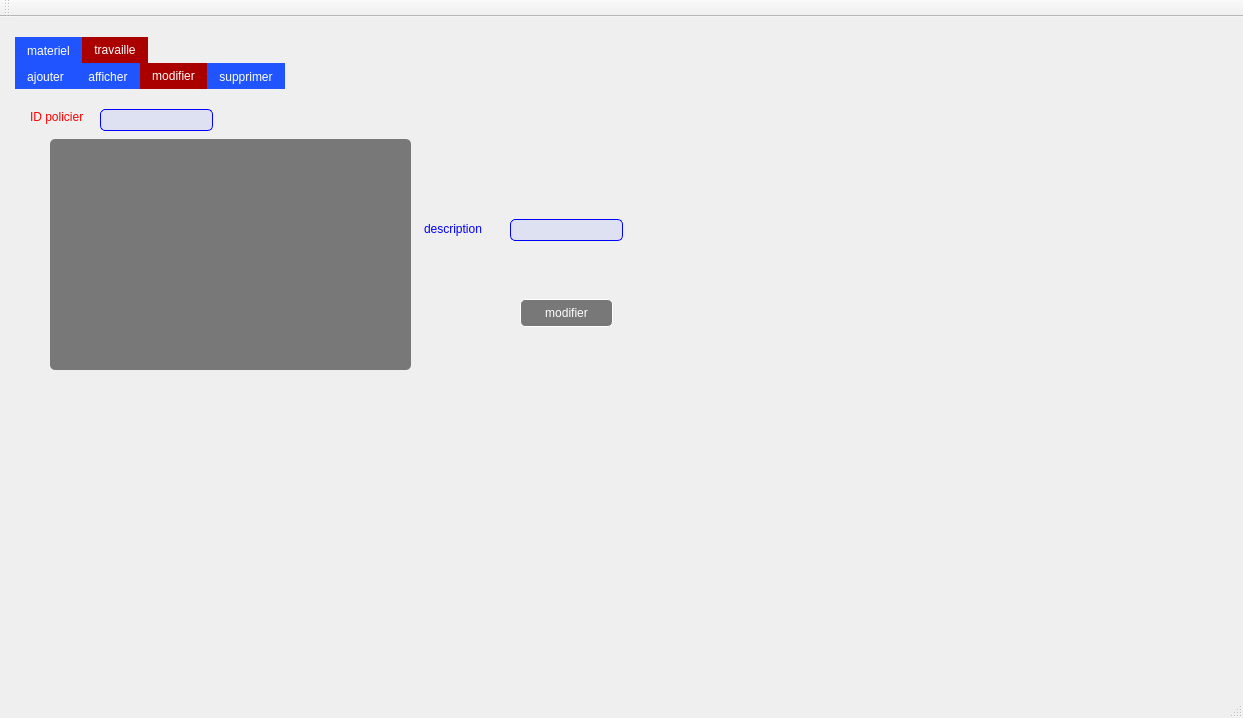
<?xml version="1.0" encoding="UTF-8"?>
<ui version="4.0">
 <class>MainWindow</class>
 <widget class="QMainWindow" name="MainWindow">
  <property name="geometry">
   <rect>
    <x>0</x>
    <y>0</y>
    <width>1243</width>
    <height>718</height>
   </rect>
  </property>
  <property name="windowTitle">
   <string>Gestion des Clients</string>
  </property>
  <widget class="QWidget" name="centralWidget">
   <widget class="QTabWidget" name="mailing">
    <property name="geometry">
     <rect>
      <x>10</x>
      <y>20</y>
      <width>921</width>
      <height>551</height>
     </rect>
    </property>
    <property name="styleSheet">
     <string notr="true">QTabBar::tab{
background:#2054ff;
color:white;
}
QTabBar::tab:selected{
background:rgb(170, 0, 0);
color:white;
}
QTabWidget::pane { /* The tab widget frame */
border-top: 0px solid #EA9D9D;
}
QTabWidget::tab-bar {
left: 5px; /* move to the right by 5px */
}</string>
    </property>
    <property name="currentIndex">
     <number>1</number>
    </property>
    <widget class="QWidget" name="tab">
     <attribute name="title">
      <string>materiel</string>
     </attribute>
     <widget class="QTabWidget" name="tabWidget_3">
      <property name="geometry">
       <rect>
        <x>0</x>
        <y>0</y>
        <width>871</width>
        <height>481</height>
       </rect>
      </property>
      <property name="styleSheet">
       <string notr="true">QTabBar::tab{
background:#2054ff;
color:white;
}
QTabBar::tab:selected{
background:rgb(170, 0, 0);
color:white;
}
QTabWidget::pane { /* The tab widget frame */
border-top: 0px solid #EA9D9D;
}
QTabWidget::tab-bar {
left: 5px; /* move to the right by 5px */
}</string>
      </property>
      <property name="currentIndex">
       <number>1</number>
      </property>
      <widget class="QWidget" name="tab_7">
       <attribute name="title">
        <string>ajouter</string>
       </attribute>
       <widget class="QLabel" name="label_6">
        <property name="geometry">
         <rect>
          <x>10</x>
          <y>10</y>
          <width>91</width>
          <height>16</height>
         </rect>
        </property>
        <property name="styleSheet">
         <string notr="true">color:red;
</string>
        </property>
        <property name="text">
         <string>matricule</string>
        </property>
       </widget>
       <widget class="QLabel" name="label_7">
        <property name="geometry">
         <rect>
          <x>10</x>
          <y>40</y>
          <width>81</width>
          <height>16</height>
         </rect>
        </property>
        <property name="styleSheet">
         <string notr="true">
color:red;</string>
        </property>
        <property name="text">
         <string>model</string>
        </property>
       </widget>
       <widget class="QLineEdit" name="lineEdit_7">
        <property name="geometry">
         <rect>
          <x>100</x>
          <y>10</y>
          <width>113</width>
          <height>22</height>
         </rect>
        </property>
        <property name="styleSheet">
         <string notr="true">QLineEdit{
background-color:rgba(155,170,255,20%);
border:1 solid blue;
border-radius:5px;
color:black;
}
</string>
        </property>
       </widget>
       <widget class="QLineEdit" name="lineEdit_8">
        <property name="geometry">
         <rect>
          <x>100</x>
          <y>40</y>
          <width>113</width>
          <height>22</height>
         </rect>
        </property>
        <property name="styleSheet">
         <string notr="true">QLineEdit{
background-color:rgba(155,170,255,20%);
border:1 solid blue;
border-radius:5px;
color:black;
}</string>
        </property>
       </widget>
       <widget class="QPushButton" name="pushButton_4">
        <property name="geometry">
         <rect>
          <x>100</x>
          <y>160</y>
          <width>93</width>
          <height>28</height>
         </rect>
        </property>
        <property name="styleSheet">
         <string notr="true">QPushButton{
background-color:rgba(0,0,0,50%);
color:white;
border:1 solid white;
border-radius: 5px;
}
QPushButton:hover{
background-color:rgb(0, 0, 255);
color:red;
}</string>
        </property>
        <property name="text">
         <string>ajouter</string>
        </property>
       </widget>
       <widget class="QLabel" name="label_8">
        <property name="geometry">
         <rect>
          <x>10</x>
          <y>80</y>
          <width>81</width>
          <height>16</height>
         </rect>
        </property>
        <property name="styleSheet">
         <string notr="true">
color:red
;</string>
        </property>
        <property name="text">
         <string>etat</string>
        </property>
       </widget>
       <widget class="QComboBox" name="comboBox_2">
        <property name="geometry">
         <rect>
          <x>100</x>
          <y>80</y>
          <width>111</width>
          <height>22</height>
         </rect>
        </property>
        <property name="styleSheet">
         <string notr="true">QComboBox{
background-color:rgba(155,170,255,20%);
border:1 solid blue;
border-radius:5px;
color:black;
}
QComboBox::down-arrow {

}</string>
        </property>
        <item>
         <property name="text">
          <string>marche</string>
         </property>
        </item>
        <item>
         <property name="text">
          <string>en panne</string>
         </property>
        </item>
       </widget>
       <widget class="QLineEdit" name="lineEdit_9">
        <property name="geometry">
         <rect>
          <x>100</x>
          <y>120</y>
          <width>113</width>
          <height>22</height>
         </rect>
        </property>
        <property name="styleSheet">
         <string notr="true">QLineEdit{
background-color:rgba(155,170,255,20%);
border:1 solid blue;
border-radius:5px;
color:white;
}
</string>
        </property>
       </widget>
       <widget class="QLabel" name="label_9">
        <property name="geometry">
         <rect>
          <x>10</x>
          <y>120</y>
          <width>81</width>
          <height>16</height>
         </rect>
        </property>
        <property name="styleSheet">
         <string notr="true">color:red;</string>
        </property>
        <property name="text">
         <string>groupe</string>
        </property>
       </widget>
       <widget class="QLabel" name="label_5">
        <property name="geometry">
         <rect>
          <x>0</x>
          <y>-30</y>
          <width>1041</width>
          <height>561</height>
         </rect>
        </property>
        <property name="text">
         <string>&lt;html&gt;&lt;head/&gt;&lt;body&gt;&lt;p&gt;&lt;img src=&quot;:/Resources/Background_color.png&quot;/&gt;&lt;/p&gt;&lt;/body&gt;&lt;/html&gt;</string>
        </property>
       </widget>
       <widget class="QLabel" name="label_23">
        <property name="geometry">
         <rect>
          <x>310</x>
          <y>80</y>
          <width>151</width>
          <height>121</height>
         </rect>
        </property>
        <property name="text">
         <string/>
        </property>
       </widget>
       <widget class="QLabel" name="label_24">
        <property name="geometry">
         <rect>
          <x>303</x>
          <y>59</y>
          <width>251</width>
          <height>211</height>
         </rect>
        </property>
        <property name="text">
         <string/>
        </property>
       </widget>
       <zorder>label_5</zorder>
       <zorder>label_6</zorder>
       <zorder>label_7</zorder>
       <zorder>lineEdit_7</zorder>
       <zorder>lineEdit_8</zorder>
       <zorder>pushButton_4</zorder>
       <zorder>label_8</zorder>
       <zorder>comboBox_2</zorder>
       <zorder>lineEdit_9</zorder>
       <zorder>label_9</zorder>
       <zorder>label_23</zorder>
       <zorder>label_24</zorder>
      </widget>
      <widget class="QWidget" name="tab_9">
       <attribute name="title">
        <string>modifier</string>
       </attribute>
       <widget class="QLabel" name="label_14">
        <property name="geometry">
         <rect>
          <x>20</x>
          <y>20</y>
          <width>81</width>
          <height>16</height>
         </rect>
        </property>
        <property name="styleSheet">
         <string notr="true">color:red;
</string>
        </property>
        <property name="text">
         <string>matricule*</string>
        </property>
       </widget>
       <widget class="QPushButton" name="pushButton_5">
        <property name="geometry">
         <rect>
          <x>490</x>
          <y>170</y>
          <width>93</width>
          <height>28</height>
         </rect>
        </property>
        <property name="styleSheet">
         <string notr="true">QPushButton{
background-color:rgba(0,0,0,50%);
color:white;
border:1 solid white;
border-radius: 5px;
}
QPushButton:hover{
background-color:rgb(0, 0, 255);
color:black;
}</string>
        </property>
        <property name="text">
         <string>modifier</string>
        </property>
       </widget>
       <widget class="QLabel" name="label_16">
        <property name="geometry">
         <rect>
          <x>410</x>
          <y>130</y>
          <width>71</width>
          <height>20</height>
         </rect>
        </property>
        <property name="styleSheet">
         <string notr="true">color:blue;
</string>
        </property>
        <property name="text">
         <string>etat</string>
        </property>
       </widget>
       <widget class="QLineEdit" name="lineEdit_20">
        <property name="geometry">
         <rect>
          <x>90</x>
          <y>20</y>
          <width>113</width>
          <height>22</height>
         </rect>
        </property>
        <property name="styleSheet">
         <string notr="true">QLineEdit{
background-color:rgba(155,170,255,20%);
border:1 solid blue;
border-radius:5px;
color:black;
}</string>
        </property>
       </widget>
       <widget class="QTableView" name="tableView_5">
        <property name="geometry">
         <rect>
          <x>40</x>
          <y>50</y>
          <width>361</width>
          <height>231</height>
         </rect>
        </property>
        <property name="styleSheet">
         <string notr="true">QTableView {
    gridline-color: white;
color:white;
   background-color:rgba(0,0,0,50%);
border:0px;
border-radius: 5px;
    }
QHeaderView {background-color: transparent;
color:white;

}
QHeaderView::section{
border-style: none;
background-color: transparent;
margin-bottom:5px;
margin-top:5px;
border:0px;
}
QTableView QTableCornerButton::section {
     bottom-style:none;
border:0px;

 }
</string>
        </property>
       </widget>
       <widget class="QComboBox" name="comboBox_3">
        <property name="geometry">
         <rect>
          <x>480</x>
          <y>130</y>
          <width>111</width>
          <height>22</height>
         </rect>
        </property>
        <property name="styleSheet">
         <string notr="true">QComboBox{
background-color:rgba(155,170,255,20%);
border:1 solid blue;
border-radius:5px;
color:black;
}
QComboBox::down-arrow {

}</string>
        </property>
        <item>
         <property name="text">
          <string>marche</string>
         </property>
        </item>
        <item>
         <property name="text">
          <string>en panne</string>
         </property>
        </item>
       </widget>
       <widget class="QLabel" name="label_15">
        <property name="geometry">
         <rect>
          <x>-170</x>
          <y>-160</y>
          <width>1881</width>
          <height>751</height>
         </rect>
        </property>
        <property name="text">
         <string>&lt;html&gt;&lt;head/&gt;&lt;body&gt;&lt;p&gt;&lt;img src=&quot;:/Resources/Background_color.png&quot;/&gt;&lt;/p&gt;&lt;/body&gt;&lt;/html&gt;</string>
        </property>
       </widget>
       <zorder>label_15</zorder>
       <zorder>label_14</zorder>
       <zorder>pushButton_5</zorder>
       <zorder>label_16</zorder>
       <zorder>lineEdit_20</zorder>
       <zorder>tableView_5</zorder>
       <zorder>comboBox_3</zorder>
      </widget>
      <widget class="QWidget" name="tab_8">
       <attribute name="title">
        <string>afficher</string>
       </attribute>
       <widget class="QTableView" name="tableView_2">
        <property name="geometry">
         <rect>
          <x>50</x>
          <y>10</y>
          <width>641</width>
          <height>301</height>
         </rect>
        </property>
        <property name="styleSheet">
         <string notr="true">QTableView {
    gridline-color: white;
color:white;
   background-color:rgba(0,0,0,50%);
border:0px;
border-radius: 5px;
    }
QHeaderView {background-color: transparent;
color:white;

}
QHeaderView::section{
border-style: none;
background-color: transparent;
margin-bottom:5px;
margin-top:5px;
border:0px;
}
QTableView QTableCornerButton::section {
     bottom-style:none;
border:0px;

 }
</string>
        </property>
       </widget>
       <widget class="QPushButton" name="pushButton_7">
        <property name="geometry">
         <rect>
          <x>320</x>
          <y>340</y>
          <width>93</width>
          <height>29</height>
         </rect>
        </property>
        <property name="styleSheet">
         <string notr="true">QPushButton{
background-color:rgba(0,0,0,50%);
color:white;
border:1 solid white;
border-radius: 5px;
}
QPushButton:hover{
background-color:rgb(0, 0, 255);
color:black;
}</string>
        </property>
        <property name="text">
         <string>pdf </string>
        </property>
       </widget>
       <widget class="QLabel" name="label_13">
        <property name="geometry">
         <rect>
          <x>-100</x>
          <y>-130</y>
          <width>1781</width>
          <height>771</height>
         </rect>
        </property>
        <property name="text">
         <string>&lt;html&gt;&lt;head/&gt;&lt;body&gt;&lt;p&gt;&lt;img src=&quot;:/Resources/Background_color.png&quot;/&gt;&lt;/p&gt;&lt;/body&gt;&lt;/html&gt;</string>
        </property>
       </widget>
       <zorder>label_13</zorder>
       <zorder>tableView_2</zorder>
       <zorder>pushButton_7</zorder>
      </widget>
      <widget class="QWidget" name="tab_10">
       <attribute name="title">
        <string>supprimer</string>
       </attribute>
       <widget class="QLineEdit" name="lineEdit_12">
        <property name="geometry">
         <rect>
          <x>80</x>
          <y>10</y>
          <width>231</width>
          <height>22</height>
         </rect>
        </property>
        <property name="styleSheet">
         <string notr="true">QLineEdit{
background-color:rgba(155,170,255,20%);
border:1 solid blue;
border-radius:5px;
color:black;
}</string>
        </property>
       </widget>
       <widget class="QPushButton" name="pushButton_6">
        <property name="geometry">
         <rect>
          <x>320</x>
          <y>10</y>
          <width>93</width>
          <height>28</height>
         </rect>
        </property>
        <property name="styleSheet">
         <string notr="true">QPushButton{
background-color:rgba(0,0,0,50%);
color:white;
border:1 solid white;
border-radius: 5px;
}
QPushButton:hover{
background-color:rgb(0, 0, 255);
color:black;
}</string>
        </property>
        <property name="text">
         <string>suprimer</string>
        </property>
       </widget>
       <widget class="QTableView" name="tableView_6">
        <property name="geometry">
         <rect>
          <x>20</x>
          <y>60</y>
          <width>671</width>
          <height>192</height>
         </rect>
        </property>
        <property name="styleSheet">
         <string notr="true">QTableView {
    gridline-color: white;
color:white;
   background-color:rgba(0,0,0,50%);
border:0px;
border-radius: 5px;
    }
QHeaderView {background-color: transparent;
color:white;

}
QHeaderView::section{
border-style: none;
background-color: transparent;
margin-bottom:5px;
margin-top:5px;
border:0px;
}
QTableView QTableCornerButton::section {
     bottom-style:none;
border:0px;

 }
</string>
        </property>
       </widget>
       <widget class="QLabel" name="label_18">
        <property name="geometry">
         <rect>
          <x>10</x>
          <y>10</y>
          <width>81</width>
          <height>16</height>
         </rect>
        </property>
        <property name="styleSheet">
         <string notr="true">color:red;
</string>
        </property>
        <property name="text">
         <string>matricule</string>
        </property>
       </widget>
       <widget class="QLabel" name="label_17">
        <property name="geometry">
         <rect>
          <x>-110</x>
          <y>-180</y>
          <width>1911</width>
          <height>861</height>
         </rect>
        </property>
        <property name="text">
         <string>&lt;html&gt;&lt;head/&gt;&lt;body&gt;&lt;p&gt;&lt;img src=&quot;:/Resources/Background_color.png&quot;/&gt;&lt;/p&gt;&lt;/body&gt;&lt;/html&gt;</string>
        </property>
       </widget>
       <zorder>label_17</zorder>
       <zorder>lineEdit_12</zorder>
       <zorder>pushButton_6</zorder>
       <zorder>tableView_6</zorder>
       <zorder>label_18</zorder>
      </widget>
     </widget>
    </widget>
    <widget class="QWidget" name="tab_2">
     <attribute name="title">
      <string>travaille</string>
     </attribute>
     <widget class="QTabWidget" name="tabWidget_2">
      <property name="geometry">
       <rect>
        <x>0</x>
        <y>0</y>
        <width>751</width>
        <height>461</height>
       </rect>
      </property>
      <property name="styleSheet">
       <string notr="true">QTabBar::tab{
background:#2054ff;
color:white;
}
QTabBar::tab:selected{
background:rgb(170, 0, 0);
color:white;
}
QTabWidget::pane { /* The tab widget frame */
border-top: 0px solid #EA9D9D;
}
QTabWidget::tab-bar {
left: 5px; /* move to the right by 5px */
}</string>
      </property>
      <property name="currentIndex">
       <number>2</number>
      </property>
      <widget class="QWidget" name="tab_3">
       <attribute name="title">
        <string>ajouter</string>
       </attribute>
       <widget class="QLabel" name="label">
        <property name="geometry">
         <rect>
          <x>10</x>
          <y>10</y>
          <width>91</width>
          <height>16</height>
         </rect>
        </property>
        <property name="styleSheet">
         <string notr="true">color:red;
</string>
        </property>
        <property name="text">
         <string>ID policier</string>
        </property>
       </widget>
       <widget class="QLabel" name="label_2">
        <property name="geometry">
         <rect>
          <x>0</x>
          <y>40</y>
          <width>91</width>
          <height>20</height>
         </rect>
        </property>
        <property name="styleSheet">
         <string notr="true">color:red;
</string>
        </property>
        <property name="text">
         <string>nom du groupe</string>
        </property>
       </widget>
       <widget class="QLabel" name="label_3">
        <property name="geometry">
         <rect>
          <x>10</x>
          <y>70</y>
          <width>71</width>
          <height>16</height>
         </rect>
        </property>
        <property name="styleSheet">
         <string notr="true">color:red;
</string>
        </property>
        <property name="text">
         <string>nombre </string>
        </property>
       </widget>
       <widget class="QLabel" name="label_4">
        <property name="geometry">
         <rect>
          <x>10</x>
          <y>100</y>
          <width>55</width>
          <height>16</height>
         </rect>
        </property>
        <property name="styleSheet">
         <string notr="true">color:red;
</string>
        </property>
        <property name="text">
         <string>description</string>
        </property>
       </widget>
       <widget class="QLineEdit" name="lineEdit">
        <property name="geometry">
         <rect>
          <x>100</x>
          <y>10</y>
          <width>113</width>
          <height>22</height>
         </rect>
        </property>
        <property name="styleSheet">
         <string notr="true">QLineEdit{
background-color:rgba(155,170,255,20%);
border:1 solid blue;
border-radius:5px;
color:black;
}</string>
        </property>
       </widget>
       <widget class="QLineEdit" name="lineEdit_2">
        <property name="geometry">
         <rect>
          <x>100</x>
          <y>40</y>
          <width>113</width>
          <height>22</height>
         </rect>
        </property>
        <property name="styleSheet">
         <string notr="true">QLineEdit{
background-color:rgba(155,170,255,20%);
border:1 solid blue;
border-radius:5px;
color:black;
}
</string>
        </property>
       </widget>
       <widget class="QLineEdit" name="lineEdit_3">
        <property name="geometry">
         <rect>
          <x>100</x>
          <y>70</y>
          <width>113</width>
          <height>22</height>
         </rect>
        </property>
        <property name="styleSheet">
         <string notr="true">QLineEdit{
background-color:rgba(155,170,255,20%);
border:1 solid blue;
border-radius:5px;
color:black;
}</string>
        </property>
       </widget>
       <widget class="QLineEdit" name="lineEdit_4">
        <property name="geometry">
         <rect>
          <x>100</x>
          <y>100</y>
          <width>113</width>
          <height>22</height>
         </rect>
        </property>
        <property name="styleSheet">
         <string notr="true">QLineEdit{
background-color:rgba(155,170,255,20%);
border:1 solid blue;
border-radius:5px;
color:black;
}</string>
        </property>
       </widget>
       <widget class="QPushButton" name="pushButton">
        <property name="geometry">
         <rect>
          <x>100</x>
          <y>180</y>
          <width>93</width>
          <height>28</height>
         </rect>
        </property>
        <property name="styleSheet">
         <string notr="true">QPushButton{
background-color:rgba(0,0,0,50%);
color:white;
border:1 solid white;
border-radius: 5px;
}
QPushButton:hover{
background-color:rgb(0, 0, 255);
color:black;
}</string>
        </property>
        <property name="text">
         <string>ajouter</string>
        </property>
       </widget>
       <widget class="QLabel" name="label_19">
        <property name="geometry">
         <rect>
          <x>-30</x>
          <y>-90</y>
          <width>1041</width>
          <height>561</height>
         </rect>
        </property>
        <property name="text">
         <string>&lt;html&gt;&lt;head/&gt;&lt;body&gt;&lt;p&gt;&lt;img src=&quot;:/Resources/Background_color.png&quot;/&gt;&lt;/p&gt;&lt;/body&gt;&lt;/html&gt;</string>
        </property>
       </widget>
       <zorder>label_19</zorder>
       <zorder>label</zorder>
       <zorder>label_2</zorder>
       <zorder>label_3</zorder>
       <zorder>label_4</zorder>
       <zorder>lineEdit</zorder>
       <zorder>lineEdit_2</zorder>
       <zorder>lineEdit_3</zorder>
       <zorder>lineEdit_4</zorder>
       <zorder>pushButton</zorder>
      </widget>
      <widget class="QWidget" name="tab_6">
       <attribute name="title">
        <string>afficher</string>
       </attribute>
       <widget class="QTableView" name="tableView">
        <property name="geometry">
         <rect>
          <x>50</x>
          <y>10</y>
          <width>641</width>
          <height>301</height>
         </rect>
        </property>
        <property name="styleSheet">
         <string notr="true">QTableView {
    gridline-color: white;
color:white;
   background-color:rgba(0,0,0,50%);
border:0px;
border-radius: 5px;
    }
QHeaderView {background-color: transparent;
color:white;

}
QHeaderView::section{
border-style: none;
background-color: transparent;
margin-bottom:5px;
margin-top:5px;
border:0px;
}
QTableView QTableCornerButton::section {
     bottom-style:none;
border:0px;

 }
</string>
        </property>
       </widget>
       <widget class="QPushButton" name="pushButton_8">
        <property name="geometry">
         <rect>
          <x>290</x>
          <y>340</y>
          <width>93</width>
          <height>29</height>
         </rect>
        </property>
        <property name="styleSheet">
         <string notr="true">QPushButton{
background-color:rgba(0,0,0,50%);
color:white;
border:1 solid white;
border-radius: 5px;
}
QPushButton:hover{
background-color:rgb(0, 0, 255);
color:black;
}</string>
        </property>
        <property name="text">
         <string>pdf</string>
        </property>
       </widget>
       <widget class="QLabel" name="label_20">
        <property name="geometry">
         <rect>
          <x>-140</x>
          <y>-110</y>
          <width>1841</width>
          <height>771</height>
         </rect>
        </property>
        <property name="text">
         <string>&lt;html&gt;&lt;head/&gt;&lt;body&gt;&lt;p&gt;&lt;img src=&quot;:/Resources/Background_color.png&quot;/&gt;&lt;/p&gt;&lt;/body&gt;&lt;/html&gt;</string>
        </property>
       </widget>
       <zorder>label_20</zorder>
       <zorder>tableView</zorder>
       <zorder>pushButton_8</zorder>
      </widget>
      <widget class="QWidget" name="tab_5">
       <attribute name="title">
        <string>modifier</string>
       </attribute>
       <widget class="QLineEdit" name="lineEdit_15">
        <property name="geometry">
         <rect>
          <x>500</x>
          <y>130</y>
          <width>113</width>
          <height>22</height>
         </rect>
        </property>
        <property name="styleSheet">
         <string notr="true">QLineEdit{
background-color:rgba(155,170,255,20%);
border:1 solid blue;
border-radius:5px;
color:black;
}</string>
        </property>
       </widget>
       <widget class="QPushButton" name="pushButton_2">
        <property name="geometry">
         <rect>
          <x>510</x>
          <y>210</y>
          <width>93</width>
          <height>28</height>
         </rect>
        </property>
        <property name="styleSheet">
         <string notr="true">QPushButton{
background-color:rgba(0,0,0,50%);
color:white;
border:1 solid white;
border-radius: 5px;
}
QPushButton:hover{
background-color:rgb(0, 0, 255);
color:black;
}</string>
        </property>
        <property name="text">
         <string>modifier</string>
        </property>
       </widget>
       <widget class="QLabel" name="label_12">
        <property name="geometry">
         <rect>
          <x>414</x>
          <y>130</y>
          <width>71</width>
          <height>20</height>
         </rect>
        </property>
        <property name="styleSheet">
         <string notr="true">color:blue;
</string>
        </property>
        <property name="text">
         <string>description</string>
        </property>
       </widget>
       <widget class="QLineEdit" name="lineEdit_17">
        <property name="geometry">
         <rect>
          <x>90</x>
          <y>20</y>
          <width>113</width>
          <height>22</height>
         </rect>
        </property>
        <property name="styleSheet">
         <string notr="true">QLineEdit{
background-color:rgba(155,170,255,20%);
border:1 solid blue;
border-radius:5px;
color:black;
}
</string>
        </property>
       </widget>
       <widget class="QTableView" name="tableView_4">
        <property name="geometry">
         <rect>
          <x>40</x>
          <y>50</y>
          <width>361</width>
          <height>231</height>
         </rect>
        </property>
        <property name="styleSheet">
         <string notr="true">QTableView {
    gridline-color: white;
color:white;
   background-color:rgba(0,0,0,50%);
border:0px;
border-radius: 5px;
    }
QHeaderView {background-color: transparent;
color:white;

}
QHeaderView::section{
border-style: none;
background-color: transparent;
margin-bottom:5px;
margin-top:5px;
border:0px;
}
QTableView QTableCornerButton::section {
     bottom-style:none;
border:0px;

 }
</string>
        </property>
       </widget>
       <widget class="QLabel" name="label_10">
        <property name="geometry">
         <rect>
          <x>20</x>
          <y>20</y>
          <width>91</width>
          <height>16</height>
         </rect>
        </property>
        <property name="styleSheet">
         <string notr="true">color:red;
</string>
        </property>
        <property name="text">
         <string>ID policier</string>
        </property>
       </widget>
       <widget class="QLabel" name="label_21">
        <property name="geometry">
         <rect>
          <x>-120</x>
          <y>-110</y>
          <width>1841</width>
          <height>761</height>
         </rect>
        </property>
        <property name="text">
         <string>&lt;html&gt;&lt;head/&gt;&lt;body&gt;&lt;p&gt;&lt;img src=&quot;:/Resources/Background_color.png&quot;/&gt;&lt;/p&gt;&lt;/body&gt;&lt;/html&gt;</string>
        </property>
       </widget>
       <zorder>label_21</zorder>
       <zorder>lineEdit_15</zorder>
       <zorder>pushButton_2</zorder>
       <zorder>label_12</zorder>
       <zorder>lineEdit_17</zorder>
       <zorder>tableView_4</zorder>
       <zorder>label_10</zorder>
      </widget>
      <widget class="QWidget" name="tab_4">
       <attribute name="title">
        <string>supprimer</string>
       </attribute>
       <widget class="QLineEdit" name="lineEdit_6">
        <property name="geometry">
         <rect>
          <x>80</x>
          <y>10</y>
          <width>231</width>
          <height>22</height>
         </rect>
        </property>
        <property name="styleSheet">
         <string notr="true">QLineEdit{
background-color:rgba(155,170,255,20%);
border:1 solid blue;
border-radius:5px;
color:black;
}</string>
        </property>
       </widget>
       <widget class="QPushButton" name="pushButton_3">
        <property name="geometry">
         <rect>
          <x>320</x>
          <y>10</y>
          <width>93</width>
          <height>28</height>
         </rect>
        </property>
        <property name="styleSheet">
         <string notr="true">QPushButton{
background-color:rgba(0,0,0,50%);
color:white;
border:1 solid white;
border-radius: 5px;
}
QPushButton:hover{
background-color:rgb(0, 0, 255);
color:black;
}</string>
        </property>
        <property name="text">
         <string>suprimer</string>
        </property>
       </widget>
       <widget class="QTableView" name="tableView_3">
        <property name="geometry">
         <rect>
          <x>20</x>
          <y>60</y>
          <width>671</width>
          <height>192</height>
         </rect>
        </property>
        <property name="styleSheet">
         <string notr="true">QTableView {
    gridline-color: white;
color:white;
   background-color:rgba(0,0,0,50%);
border:0px;
border-radius: 5px;
    }
QHeaderView {background-color: transparent;
color:white;

}
QHeaderView::section{
border-style: none;
background-color: transparent;
margin-bottom:5px;
margin-top:5px;
border:0px;
}
QTableView QTableCornerButton::section {
     bottom-style:none;
border:0px;

 }
</string>
        </property>
       </widget>
       <widget class="QLabel" name="label_11">
        <property name="geometry">
         <rect>
          <x>20</x>
          <y>10</y>
          <width>91</width>
          <height>16</height>
         </rect>
        </property>
        <property name="styleSheet">
         <string notr="true">color:red;
</string>
        </property>
        <property name="text">
         <string>ID policier</string>
        </property>
       </widget>
       <widget class="QLabel" name="label_22">
        <property name="geometry">
         <rect>
          <x>-180</x>
          <y>-190</y>
          <width>1731</width>
          <height>921</height>
         </rect>
        </property>
        <property name="text">
         <string>&lt;html&gt;&lt;head/&gt;&lt;body&gt;&lt;p&gt;&lt;img src=&quot;:/Resources/Background_color.png&quot;/&gt;&lt;/p&gt;&lt;/body&gt;&lt;/html&gt;</string>
        </property>
       </widget>
       <zorder>label_22</zorder>
       <zorder>lineEdit_6</zorder>
       <zorder>pushButton_3</zorder>
       <zorder>tableView_3</zorder>
       <zorder>label_11</zorder>
      </widget>
     </widget>
    </widget>
   </widget>
  </widget>
  <widget class="QMenuBar" name="menuBar">
   <property name="geometry">
    <rect>
     <x>0</x>
     <y>0</y>
     <width>1243</width>
     <height>26</height>
    </rect>
   </property>
  </widget>
  <widget class="QToolBar" name="mainToolBar">
   <attribute name="toolBarArea">
    <enum>TopToolBarArea</enum>
   </attribute>
   <attribute name="toolBarBreak">
    <bool>false</bool>
   </attribute>
  </widget>
  <widget class="QStatusBar" name="statusBar"/>
 </widget>
 <layoutdefault spacing="6" margin="11"/>
 <resources/>
 <connections/>
</ui>
